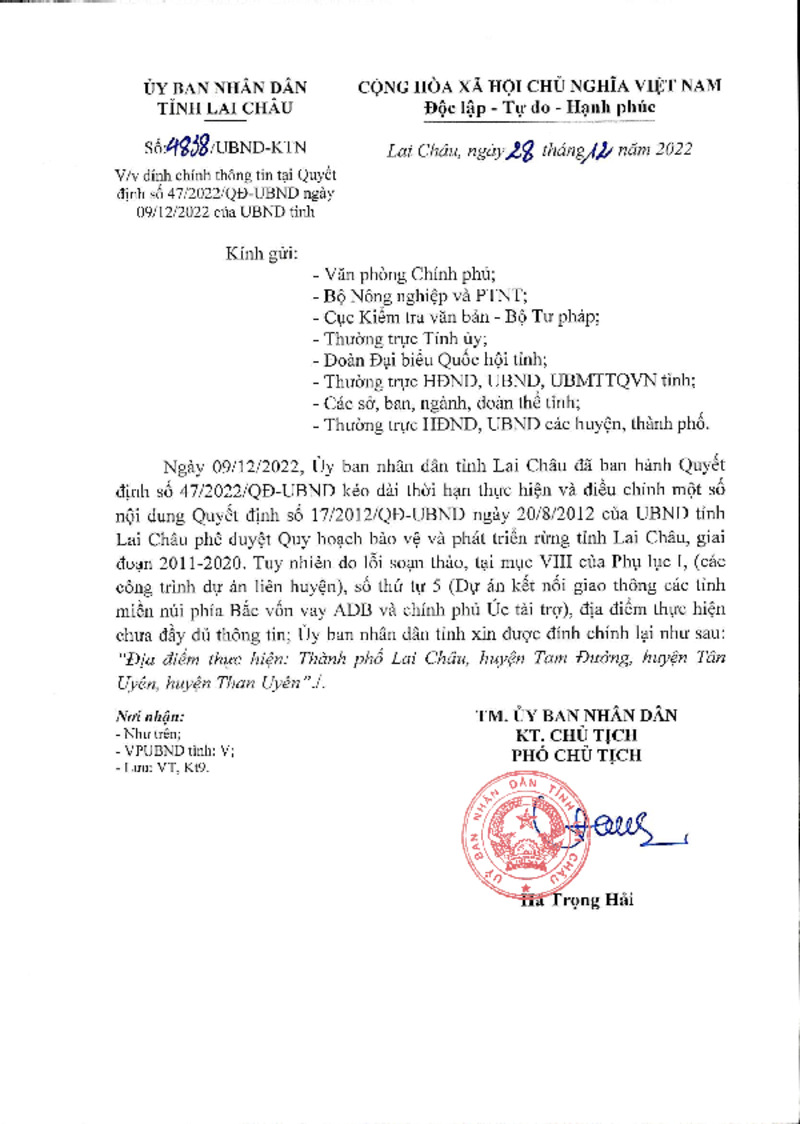
#> input picture tests/assets/sample.jpg, 800 x 1124 px
$ python -i deskew.py   (imports and definitions only)
#> lines starting #> are read from the running program, lines starting #| are printed output that depends on the picture; after the words box and inside, x2 and y2 are one past the last pixel; in counts of white or black regions, pixels touching at a corner belong together
#> further down, picture is the input picture: shape (1124, 800, 3); mean B, G, R 244.3, 244.1, 244.6
import sys
import os
import cv2
import numpy as np
from typing import Tuple
from loguru import logger

def deskew_image(
    img: np.ndarray,
    max_angle: float = 5.0,
    angle_step: float = 1.0
) -> Tuple[np.ndarray, float]:
#> called with max_angle = 5, angle_step = 1
    if img is None or img.size == 0: return img, 0.0
    scale = 1.0
    h, w = img.shape[:2]
#> h = 1124; w = 800
    if h < 200 or w < 200: return img, 0.0

    if len(img.shape) == 3:
        gray = cv2.cvtColor(img, cv2.COLOR_BGR2GRAY)
    else:
        gray = img.copy()

    working_img = gray
    if w > 1000:
        scale = 1000 / w
        new_h = int(h * scale)
        working_img = cv2.resize(gray, (1000, new_h), interpolation=cv2.INTER_AREA)

    blurred = cv2.GaussianBlur(working_img, (5, 5), 0)
    thresh = cv2.threshold(blurred, 0, 255, cv2.THRESH_BINARY_INV + cv2.THRESH_OTSU)[1]
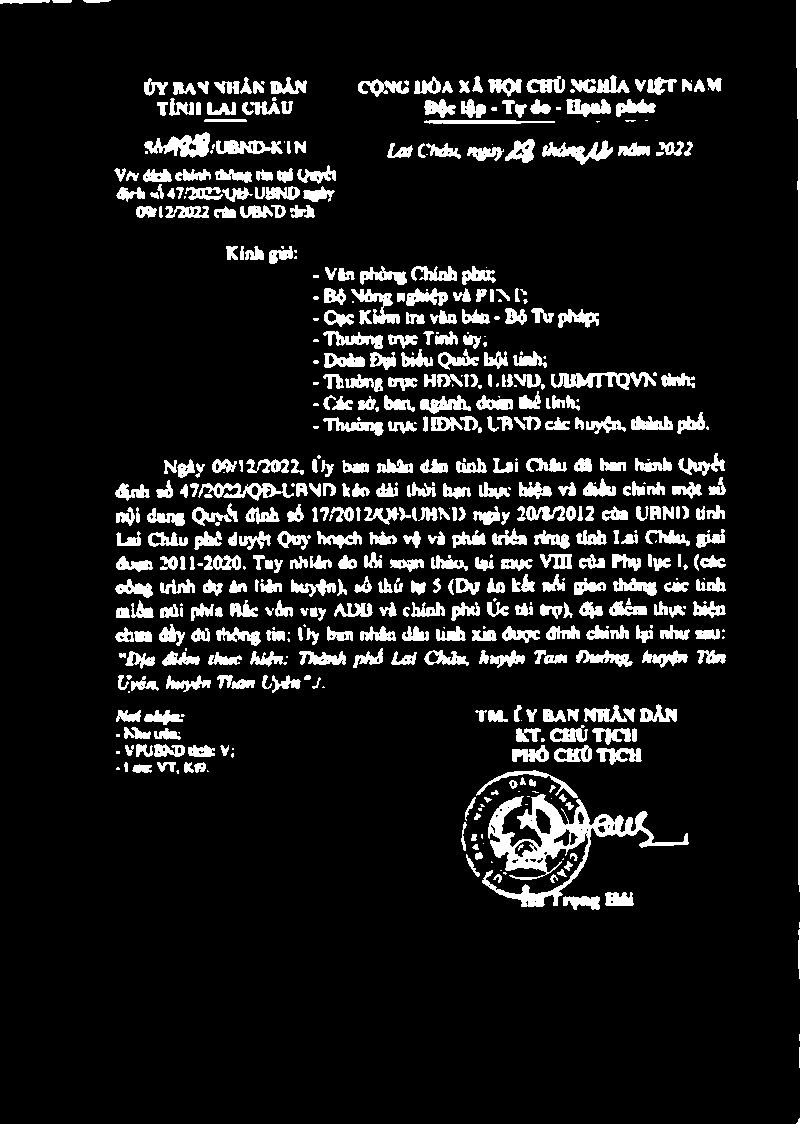
#> thresh: shape (1124, 800); 10% white; 552 white regions (124 under 20 px), largest, box (x1, y1, x2, y2) and area: (482, 794, 689, 907) 5818, (796, 0, 800, 892) 1973, (551, 372, 656, 390) 948

    best_angle = 0.0
    best_score = -1.0
    wh, ww = thresh.shape
#> wh = 1124; ww = 800
    center = (ww // 2, wh // 2)
#> center = (400, 562)

    for angle in np.arange(-max_angle, max_angle + angle_step, angle_step):
        if abs(angle) < 1e-6:
            rotated = thresh
        else:
            M = cv2.getRotationMatrix2D(center, angle, 1.0)
            rotated = cv2.warpAffine(
                thresh, M, (ww, wh),
                flags=cv2.INTER_NEAREST,
                borderMode=cv2.BORDER_CONSTANT,
                borderValue=0
            )

        score = np.var(np.sum(rotated, axis=1))
        if score > best_score:
            best_score = score
            best_angle = angle
#> this loop made 11 passes
#> (score, best_score) on passes 1 to 6: (304401606.8, 304401606.8), (322026054.3, 322026054.3), (342765396.8, 342765396.8), (372123643.6, 372123643.6), (600007272.5, 600007272.5), (751381940.7, 751381940.7)
#> score on passes 7 to 11: 498280467.6, 341704625.3, 313868081.2, 284230860.7, 270898789.4
#> pass 1, in deskew_image, `rotated = cv2.warpAffine( thresh, M, (ww, wh), flags=cv2.INTER_NEAREST..`:
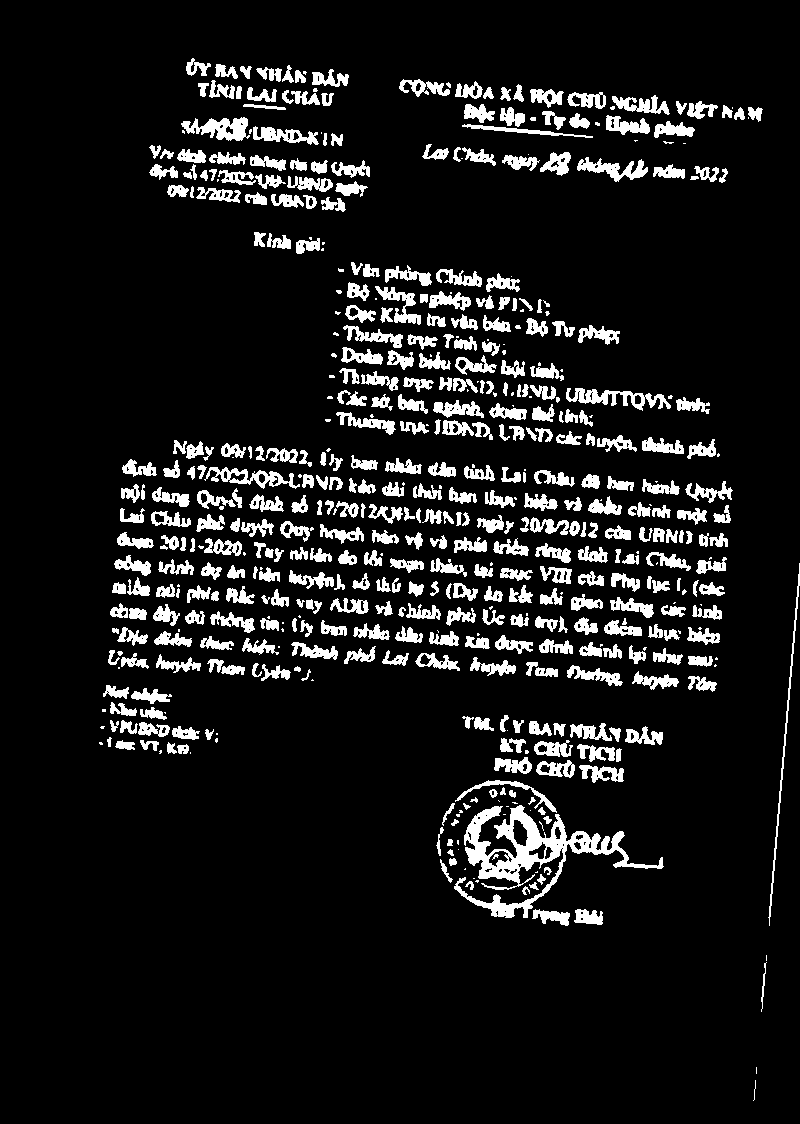
#> rotated: shape (1124, 800); 9.8% white; 541 white regions (122 under 20 px), largest, box (x1, y1, x2, y2) and area: (454, 805, 664, 918) 5802, (566, 388, 671, 411) 951, (181, 117, 250, 141) 913
#> pass 2, in deskew_image, `rotated = cv2.warpAffine( thresh, M, (ww, wh), flags=cv2.INTER_NEAREST..`:
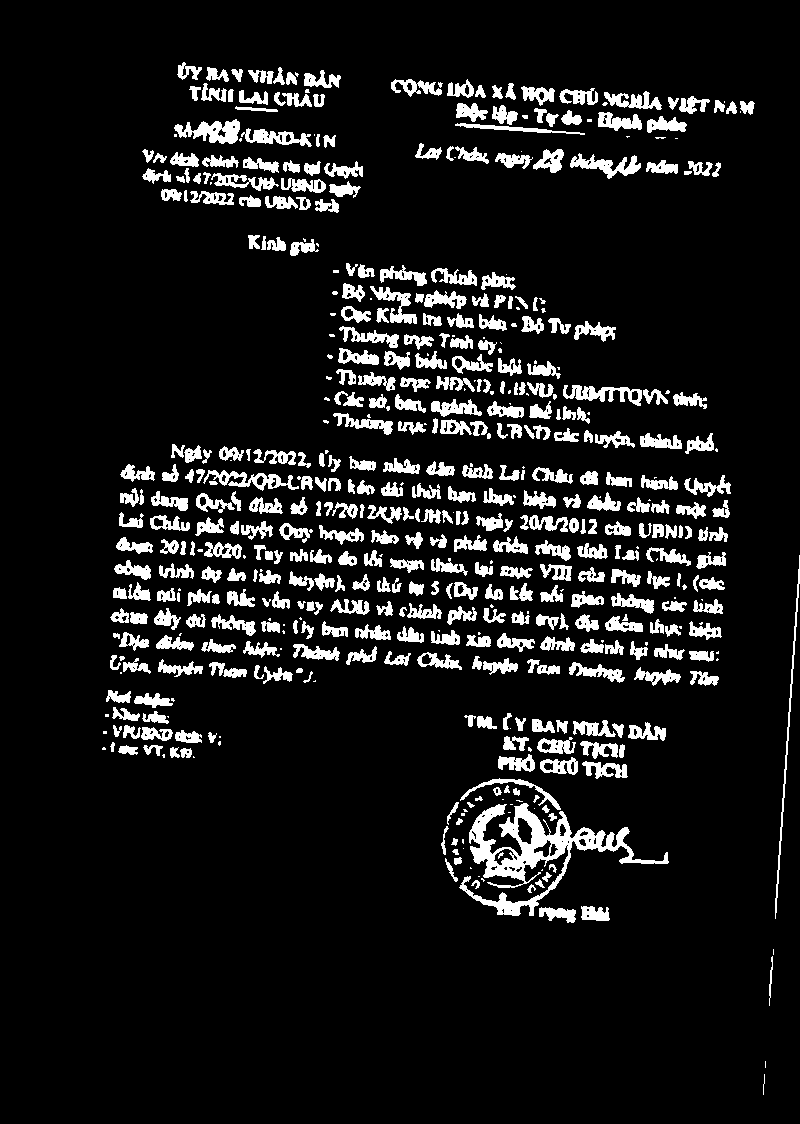
#> rotated: shape (1124, 800); 9.8% white; 539 white regions (117 under 20 px), largest, box (x1, y1, x2, y2) and area: (459, 803, 669, 916) 5821, (174, 119, 240, 144) 905, (203, 470, 299, 491) 756
#> pass 3, in deskew_image, `rotated = cv2.warpAffine( thresh, M, (ww, wh), flags=cv2.INTER_NEAREST..`:
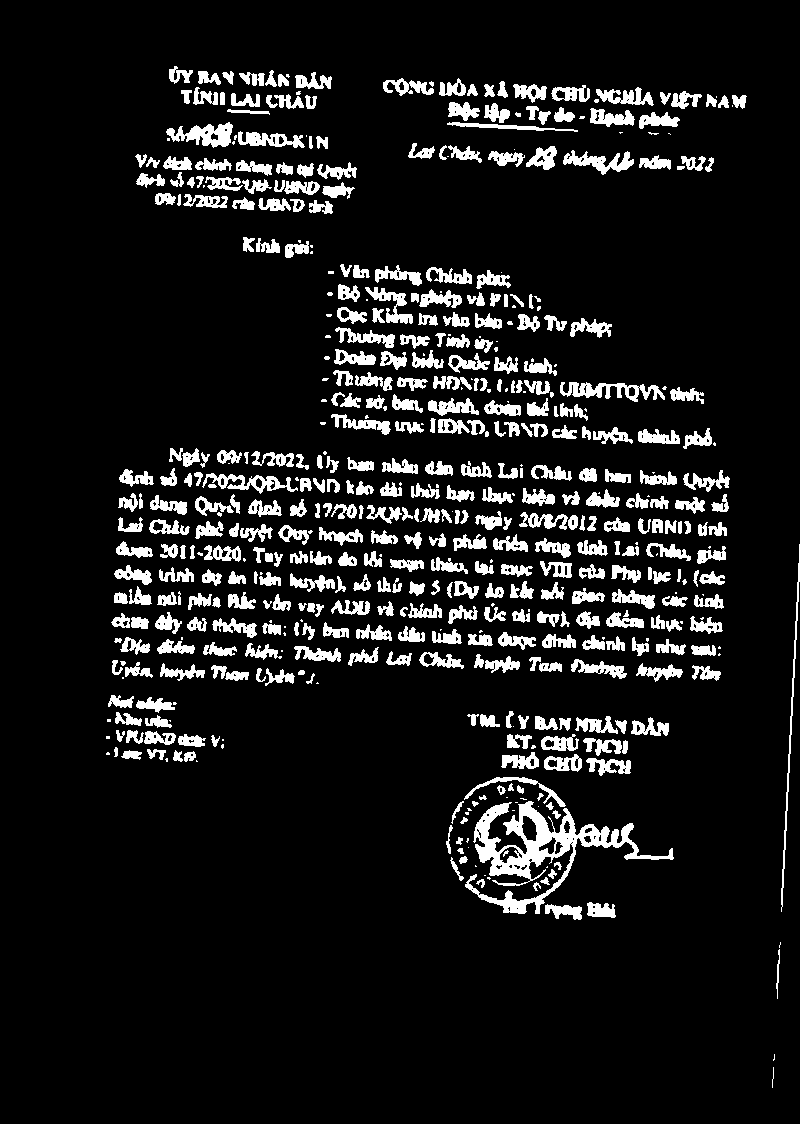
#> rotated: shape (1124, 800); 9.8% white; 540 white regions (120 under 20 px), largest, box (x1, y1, x2, y2) and area: (465, 801, 674, 914) 5816, (560, 382, 665, 402) 948, (166, 122, 233, 148) 904
#> after the loop, best_angle = 0; best_score = 751381940.7

    if abs(best_angle) > 0.2:
        logger.info(f"Góc nghiêng: {best_angle:.2f} độ")
        M = cv2.getRotationMatrix2D((w // 2, h // 2), best_angle, 1.0)
        border_bg = (255, 255, 255) if len(img.shape) == 3 else 255
        deskewed = cv2.warpAffine(
            img, M, (w, h),
            flags=cv2.INTER_CUBIC,
            borderMode=cv2.BORDER_CONSTANT,
            borderValue=border_bg
        )
        return deskewed, best_angle

    return img, 0.0

>>> import cv2
>>> picture = cv2.imread('../../../tests/assets/sample.jpg')
>>> result = deskew_image(picture)
